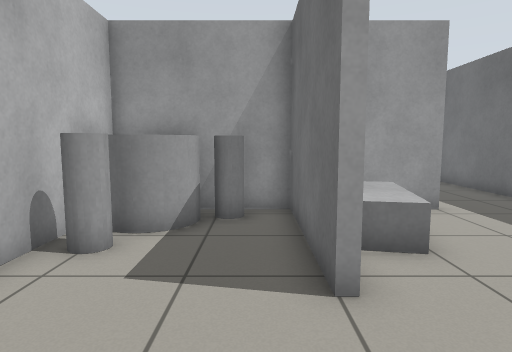
view 1 (above)

19 first-person views from a walk through a robot-simulator world made for Gazebo. The camera is 0.94 m above the floor, tilts 6° down and sees 75° across. The floor is counted in squares, 0.5 m on a side. Each view is taken from the middle of a square. On the plan, view 1 faces up. The plan holds only what a view shows up to about 17 squares ahead; the rest is blank.

view 2
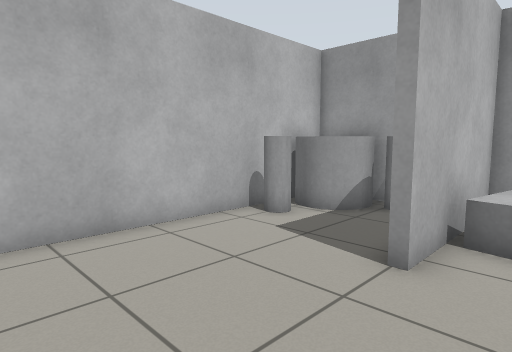

view 3
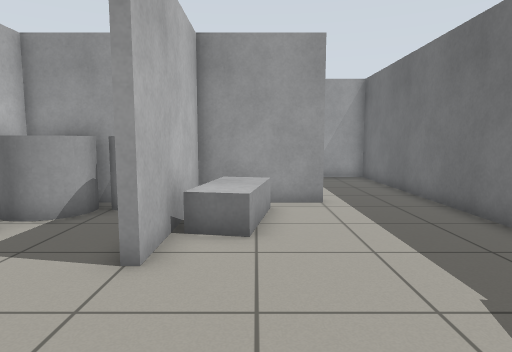

view 4
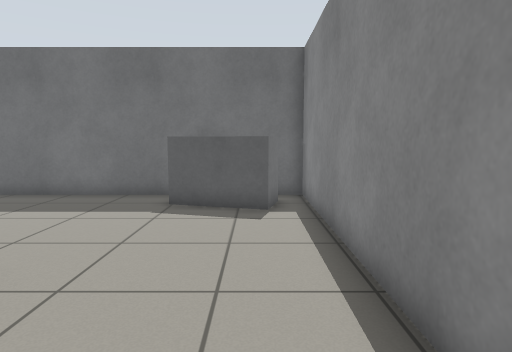

view 5
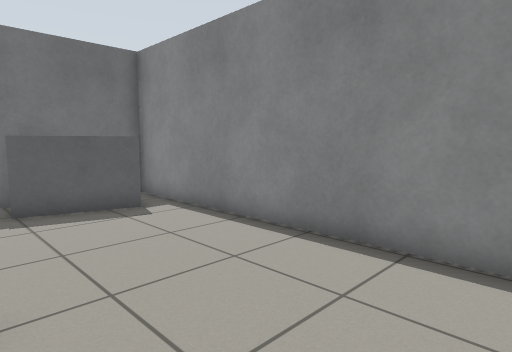

view 6
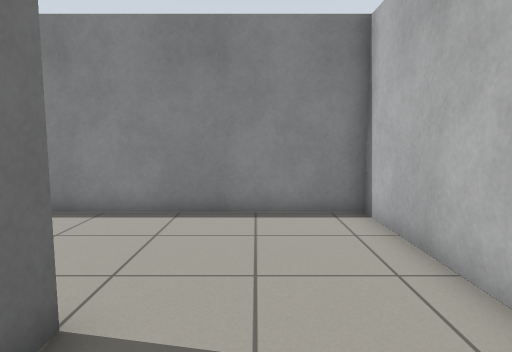

view 7
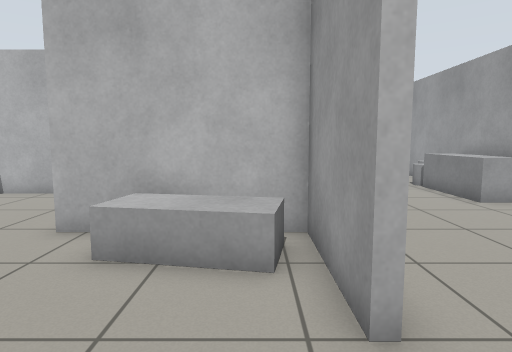

view 8
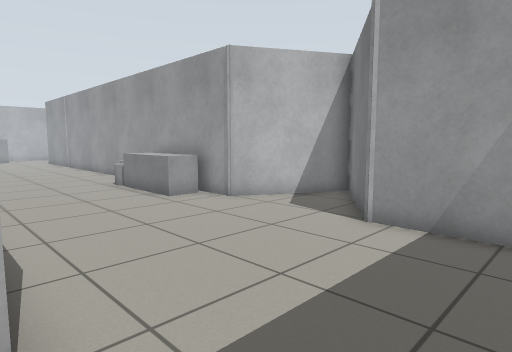

view 9
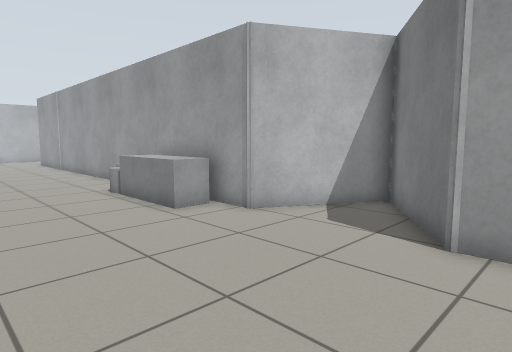

view 10
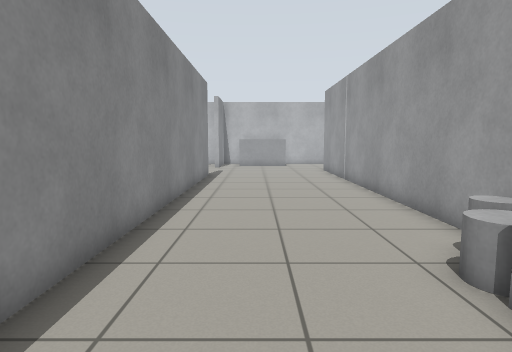

view 11
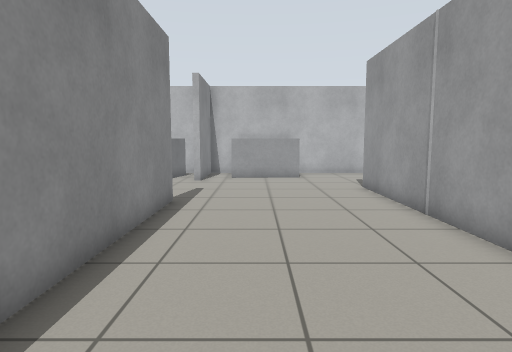

view 12
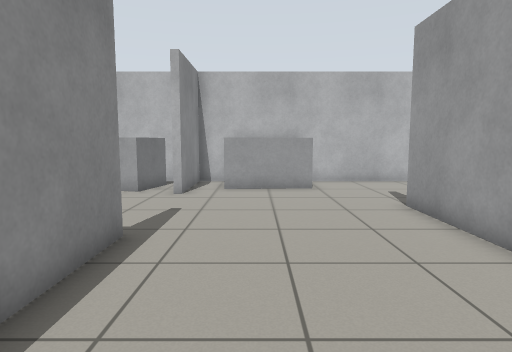

view 13
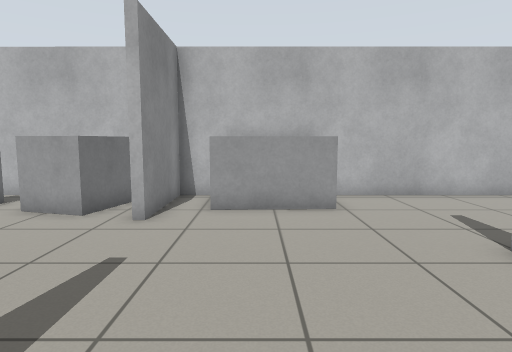

view 14
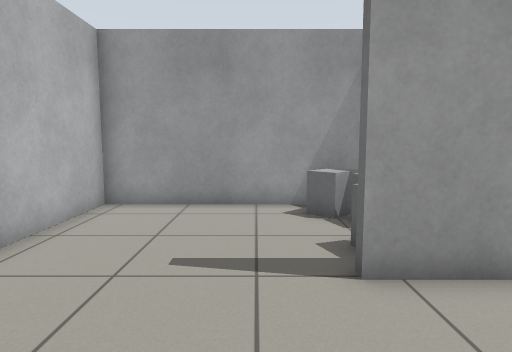

view 15
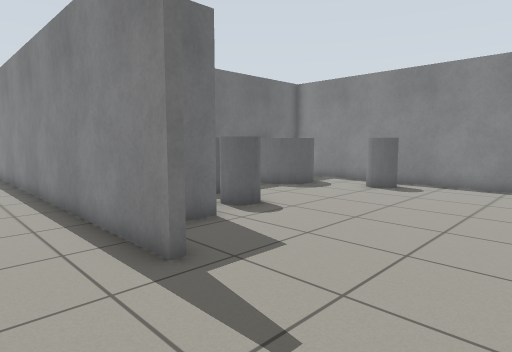

view 16
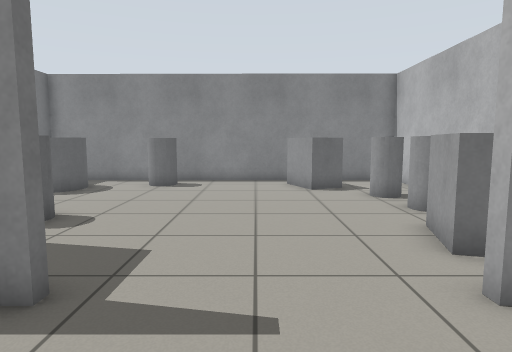

view 17
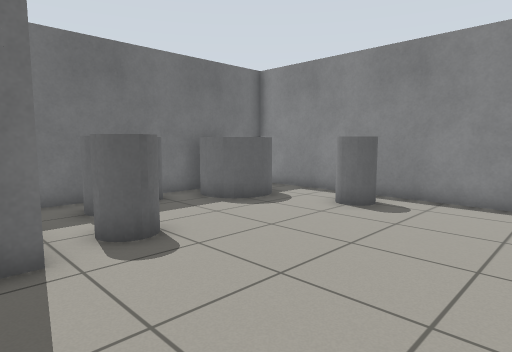

view 18
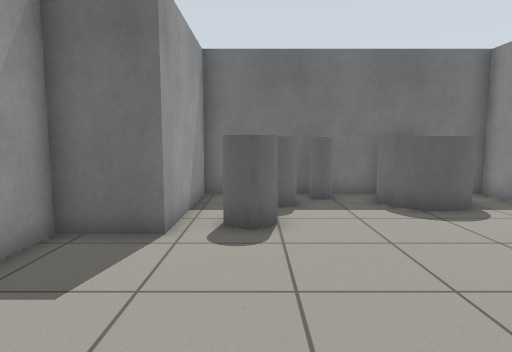

view 19
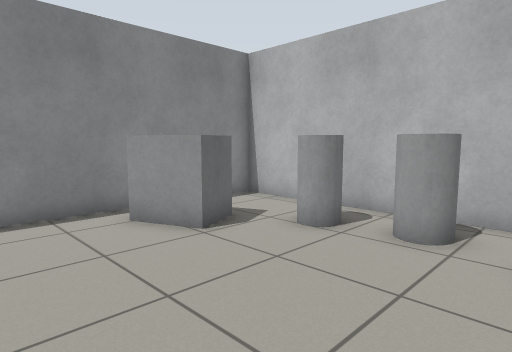

### Floor plan
Points are (right, up) in squares from view 1. A wall is a line through its corners. A room is listed if a view was taken in it or the views show most of it. See-through windows are left out.
Room 1 (views 1, 4, 5, 6)
walls: (1.3, 3.9) (1, 3.9) (1, 9.1) (-3.9, 9.1) (-3.9, -1.6) (1.6, -1.6)
ways out: opening at (1, 1) to room 2
objects: grey cylinder (-3, 6); grey cylinder (-3, 7) to (-2, 8); grey cylinder (-1, 8)
Room 2 (views 2, 3, 7)
walls: (5.1, 9.1) (1.3, 9.1) (1.3, 3.9); (1.6, -1.6) (8.5, -1.6) (8.5, 8.4)
ways out: opening at (1, 1) to room 1; opening at (7, 9) to room 3
objects: grey box (2, 6) to (3, 8); grey box (6, 0) to (7, 2)
Room 3 (views 8, 9, 10, 11, 12, 13, 14, 15, 16)
walls: (-7.6, 16.4) (-22.6, 16.4); (-20.5, 9.4) (-4.6, 9.4); (-21.9, 21.8) (-29.5, 21.8) (-29.5, 9.4) (-25.8, 9.4); (8.5, 8.4) (8.5, 16.4) (4.4, 16.4) (1.7, 20.3) (-0.6, 16.4) (-1.2, 16.4)
ways out: opening at (7, 9) to room 2; opening at (-23, 9) to room 4
objects: grey box (-27, 11) to (-27, 14); grey box (-23, 17) to (-23, 18); grey box (-23, 20) to (-22, 21); other object (-22, 20) to (-21, 20); grey cylinder (-7, 15) to (-7, 16); grey cylinder (-6, 15) to (-6, 16); grey box (-5, 15) to (-2, 16)
Room 4 (views 17, 18, 19)
walls: (-29.5, 8.3) (-29.5, -3) (-13.2, -3.1) (-13.2, 6.8) (-18.4, 6.8) (-18.4, 9.1) (-19.9, 9.1)
ways out: opening at (-23, 9) to room 3
objects: grey cylinder (-28, 1) to (-27, 2); grey cylinder (-28, 3) to (-28, 4); grey box (-28, 6) to (-27, 8); grey box (-26, -2) to (-25, 0); grey cylinder (-19, -2) to (-19, -1); grey cylinder (-18, 5) to (-17, 6); grey cylinder (-16, -1) to (-14, 1); grey cylinder (-15, 4) to (-15, 5); grey cylinder (-14, 3)

Positions as (right, up) in squares from view 1, and headings:
1: (0, 0), facing up
2: (3, -1), facing up-left
3: (3, -1), facing up
4: (-3, 0), facing right
5: (-3, 4), facing down-right
6: (-1, 7), facing down
7: (8, 8), facing left
8: (8, 9), facing up-left
9: (6, 10), facing up-left
10: (-2, 12), facing left
11: (-10, 12), facing left
12: (-14, 12), facing left
13: (-18, 12), facing left
14: (-25, 12), facing up
15: (-25, 12), facing down-right
16: (-23, 13), facing down
17: (-24, 8), facing down-right
18: (-25, 5), facing right
19: (-21, 6), facing down-left
